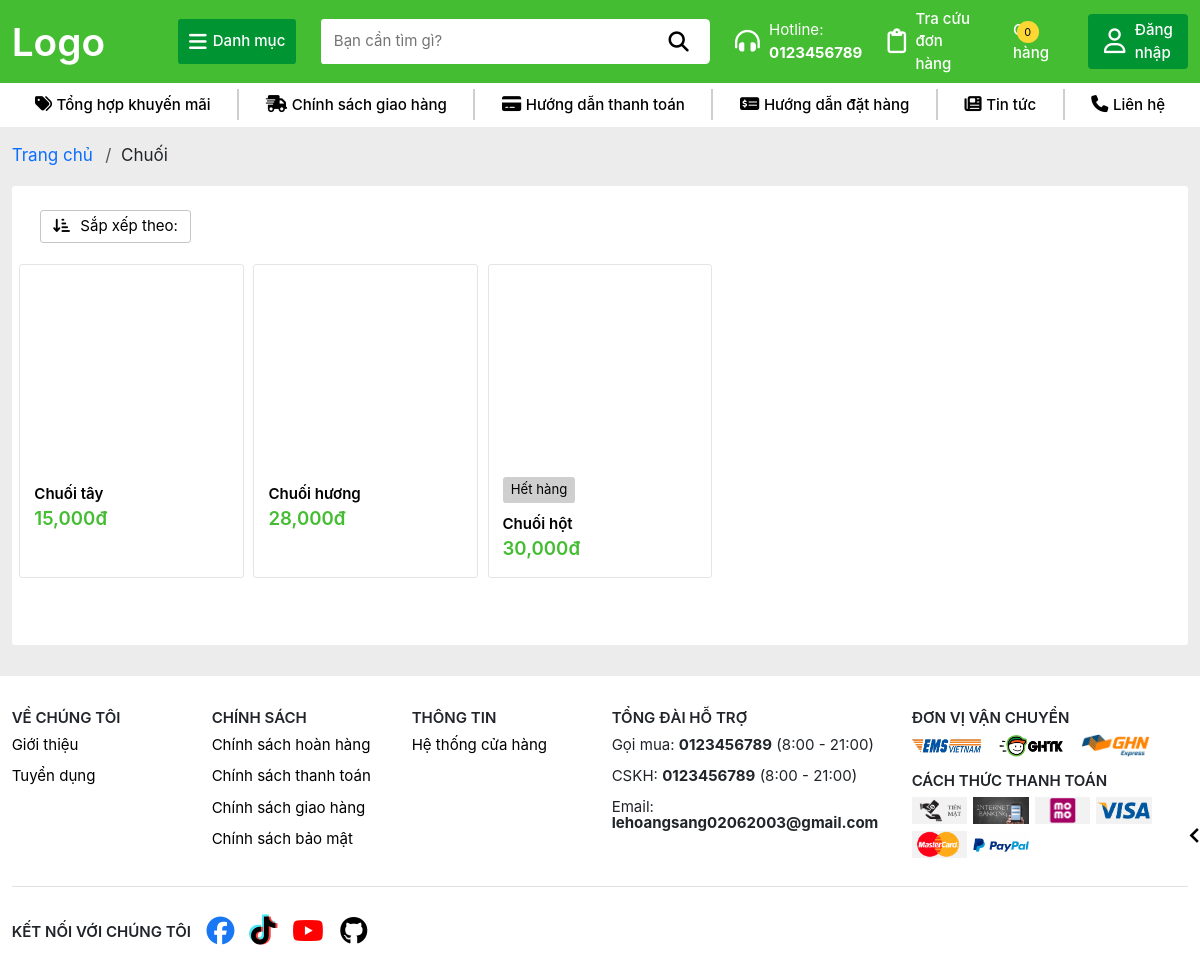
/loai/LOAI002, run on the app's committed database.
### TraiCay/models.py (models this page shows, shortened)
class Loai(models.Model):
    MaLoai = models.CharField(max_length=10, primary_key=True)
    TenLoai = models.CharField(max_length=100, unique=True)

class SanPham(models.Model):
    MaSP = models.CharField(max_length=10, primary_key=True)
    MaLoai = models.ForeignKey(Loai, on_delete=models.SET_NULL, null=True)
    TenSP = models.CharField(max_length=100, unique=True)
    DonGia = models.DecimalField(max_digits=10, decimal_places=2)
    MoTa = models.TextField()
    def HinhAnh(self):
        hinhanhsp = self.hinhanhsp_set.first()
        return hinhanhsp.HinhAnh if hinhanhsp else None
    def TonKho(self):
        return sum([chitiet.SoLuongTon for chitiet in self.chitietkho_set.all()])

### TraiCay/views.py (the view)
# urls.py: path('loai/<str:id>', views.loc_theo_loai, name='LocTheoLoai'),
def loc_theo_loai(request, id):
    loai = None
    if id == 'all':
        sanpham = SanPham.objects.all()
    else:
        loai = get_object_or_404(Loai, pk=id)
        sanpham = SanPham.objects.filter(MaLoai = loai)
    sort = request.GET.get('s')
    if sort == 'random':
        sanpham = sanpham.order_by('?')
    elif sort == 'p-asc':
        sanpham = sanpham.order_by('DonGia')
    elif sort == 'p-desc':
        sanpham = sanpham.order_by('-DonGia')
    elif sort == 'n-asc':
        sanpham = sanpham.order_by('TenSP')
    elif sort == 'n-desc':
        sanpham = sanpham.order_by('-TenSP')
    limit = 20
    page = request.GET.get('page', 1)
    sanpham_paginator = Paginator(sanpham, limit)
    try:
        sanpham_page = sanpham_paginator.get_page(page)
    except PageNotAnInteger:
        sanpham_page = sanpham_paginator.get_page(1)
    except EmtyPage:
        sanpham_page = sanpham_paginator.get_page(sanpham_paginator.num_pages)
    current_page = sanpham_page.number
    num_pages = sanpham_paginator.num_pages
    page_range = sanpham_paginator.page_range
    previous_page = current_page - 1
    next_page = current_page + 1
    start_page = current_page - 1 if current_page > 1 else 1
    end_page = current_page + 1 if current_page < num_pages else num_pages
    context = {
        'Fruits': sanpham_page,
        'current_page': current_page,
        'num_pages': num_pages,
        'page_range': page_range,
        'previous_page': previous_page,
        'next_page': next_page,
        'start_page': start_page,
        'end_page': end_page,
        'Loai': loai
    }
    return render(request, 'loai.html', context)

### TraiCay/templates/loai.html (shortened to what this page needs)
{% extends 'layout/base.html' %}
{% block content %}
    {% load humanize %}
    {% load static %}
    <section class="breadcrumb">
        <ul class="breadcrumb-list d-flex">
            <li class="breadcrumb-item">
                <a href="/">
                    Trang chủ
                </a>
            </li>
            <li class="breadcrumb-item">
                {% if Loai %}
                    {{Loai.TenLoai}}
                {% else %}
                    <span>Tất cả sản phẩm</span>
                {% endif %}
            </li>
        </ul>
    </section>
    <section class="filter-products">
        <div class="filter-box d-flex justify-content-between mt-2 mb-3 gap-2">
            <div class="filter-button-list d-flex flex-wrap gap-2 align-items-center">
                <div class="sort-dropdown-box d-flex align-items-center justify-content-end">
                    <div class="sort-dropdown">
                        <button class="sort-dropdown-btn">
                            <i class="fa-solid fa-arrow-down-short-wide"></i>
                            Sắp xếp theo:
                        </button>
                    </div>
                </div>
            </div>
        </div>
        {% if not Fruits %}
            <div class="filter-error mt-3 mb-5 px-3 d-flex flex-column align-items-center justify-content-center">
                <p class="text-center">
                    Có thể các sản phẩm này chưa được cập nhật hoặc đã hết hàng, vui lòng chọn danh mục sản phẩm khác
                </p>
                <button class="to-home-page-btn" onclick="window.location.href='/'">
                    QUAY LẠI TRANG CHỦ
                </button>
            </div>
        {% else %}
            <div class="filter-item-list">
                {% for fruit in Fruits %}
                    <div class="filter-item">
                        <div class="product-box">
                            <a href="/sanpham/{{fruit.MaSP}}" class="product-link">
                                <div class="product-image lazy-loading">
                                </div>
                            </a>
                            {% if fruit.TonKho <= 0 %}
                                <div class="out-of-stock mt-1 text-center">
                                    Hết hàng
                                </div>
                            {% endif %}
                            <a href="/sanpham/{{fruit.MaSP}}" class="product-link">
                                <div class="product-name">
                                    {{fruit.TenSP}}
                                </div>
                            </a>
                            <div class="product-price d-flex align-items-center">
                                <span>{{ fruit.DonGia|floatformat:"0"|intcomma }}đ</span>
                            </div>
                        </div>
                    </div>
                {% endfor %}
            </div>
        {% endif %}
    </section>
{% endblock %}

### static/css/home.css (style rules this page uses)
.product-box { background: #ffff; border-radius: 0.2rem; padding: 0.9rem; overflow: hidden; border: 1px solid transparent; position: relative; height: 100%; }
.out-of-stock { border-radius: 0.2rem; padding: 0.2rem 0.5rem; background: #cfcfcf; color: #000000; width: 4.7rem; font-size: 0.85rem; }
.product-name { padding-top: 0.6rem; font-weight: 600; color: #000000; overflow: hidden; text-overflow: ellipsis; display: -webkit-box; -webkit-line-clamp: 2; -webkit-box-orient: vertical; }
.product-image { width: 100%; height: auto; aspect-ratio: 1; display: grid; place-items: center; }
.product-price span { color: var(--primary-color); font-weight: 600; font-size: 1.2rem; }
.product-link { text-decoration: none; }

### static/css/style.css (style rules this page uses)
:root { --primary-color: var(--primary-color-4); --primary-color-hover: #7ffba9; --primary-color-1: #7d5fff; --primary-color-2: #0652DD; --primary-color-3: #FC427B; --primary-color-4: #44bd32; --primary-color-5: #e30019; --primary-color-1-hover: #af9dff; --primary-color-2-hover: #548ffa; --primary-color-3-hover: #ff96b6; --primary-color-4-hover: #7ffba9; --primary-color-5-hover: #fba5a5; --content-color-black: #000000; --content-color-white: #ffffff; --header-btn-background: #009432; --header-btn-background-1: #5129ff; --header-btn-background-2: #387dfc; --header-btn-background-3: #FD7272; --header-btn-background-4: #009432; --header-btn-background-5: #be1529; --trans-all-05: all .5s ease; --trans-all-04: all .4s ease; --trans-all-03: all .3s ease; --trans-all-02: all .2s ease; }
html { scroll-behavior: smooth; }
* { padding: 0; margin: 0; font-size: 0.97rem; font-family: 'SF Pro Display'; }

### static/css/collections.css (style rules this page uses)
.sort-dropdown { position: relative; width: auto; }
.sort-dropdown-btn { border: 1px solid #c5c5c5; padding: 0.3rem 0.8rem; border-radius: 0.2rem; background: none; }
.sort-dropdown-btn i { margin-right: 0.4rem; }
.filter-products { background: #ffffff; padding: 1rem 0.2rem; border-radius: 0.2rem; }
.filter-item-list { display: grid; grid-template-columns: repeat(5, 1fr); }
.filter-item { padding: 0.3rem; }
.filter-item .product-box { border: 1px solid #e5e5e5; }
.breadcrumb { width: 100%; margin: 0.2rem 0; }
.breadcrumb-list { list-style-type: none; padding: 0; flex-wrap: nowrap; white-space: nowrap; }
.breadcrumb-item, .breadcrumb-item span, .breadcrumb-item a { font-size: 1.1rem; }
.breadcrumb-item+.breadcrumb-item::before { float: none; padding: 0 0.3rem; }
.breadcrumb-item a { text-decoration: none; }
.filter-box { padding: 0 1rem; margin: 0 0.6rem; }

### data on the page
Loai: TenLoai "Chuối"
SanPham: TenSP "Chuối tây", DonGia "15,000"
SanPham: TenSP "Chuối hương", DonGia "28,000"
SanPham: shows "Hết hàng", TenSP "Chuối hột", DonGia "30,000"
